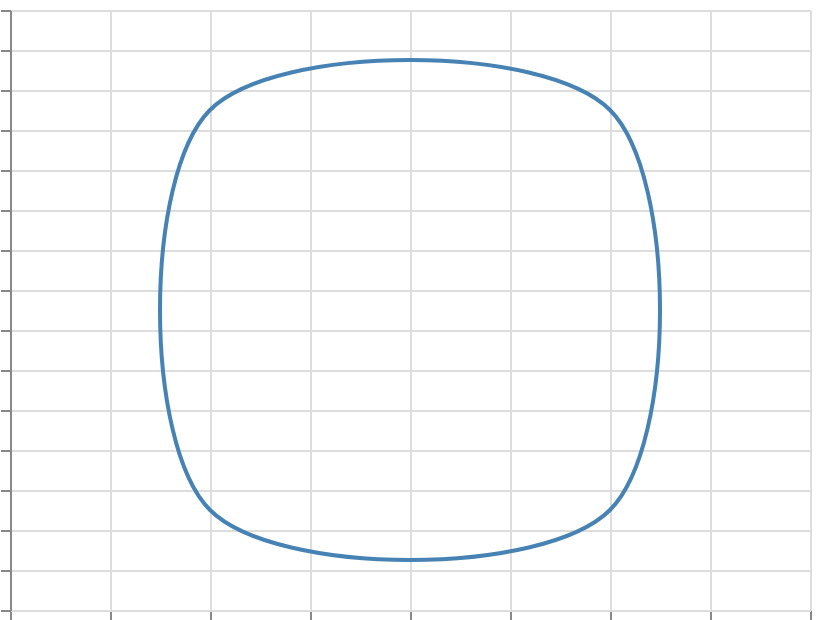

Write a Vega-Lite specification for this figure.
### Vega specification from a JSON file in a GitHub repository (floating-point values rounded to 4 significant figures)
{"$schema": "https://vega.github.io/schema/vega/v6.json", "width": 400, "height": 300, "padding": 5, "autosize": "none", "data": [{"name": "table", "values": [{"x": 100, "y": 50}, {"x": 300, "y": 50}, {"x": 300, "y": 250}, {"x": 100, "y": 250}]}], "scales": [{"name": "x", "type": "linear", "domain": [0, 400], "range": "width"}, {"name": "y", "type": "linear", "domain": [0, 300], "range": [{"signal": "height"}, 0]}], "marks": [{"type": "line", "from": {"data": "table"}, "encode": {"update": {"x": {"scale": "x", "field": "x"}, "y": {"scale": "y", "field": "y"}, "stroke": {"value": "steelblue"}, "strokeWidth": {"value": 2}, "interpolate": {"value": "catmull-rom-closed"}}}}], "axes": [{"scale": "x", "orient": "bottom", "grid": true, "labels": false}, {"scale": "y", "orient": "left", "grid": true, "labels": false}]}
